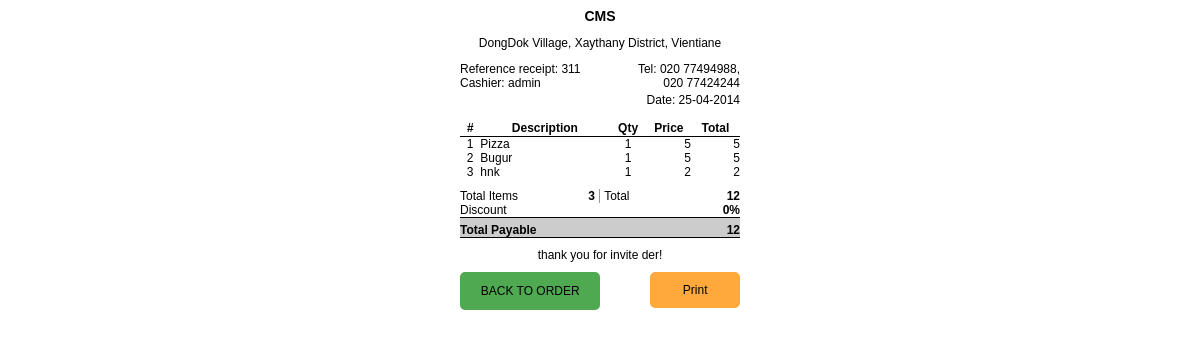
Screenshot of /receipt.php?id=311 (signed in) with the database file from the repository.
### tables this page shows
CREATE TABLE `bill_setting` (
  `name` varchar(255) NOT NULL,
  `address` text NOT NULL,
  `tell` varchar(225) NOT NULL,
  `footer` varchar(255) NOT NULL
);

CREATE TABLE `user` (
  `user_id` int(11) NOT NULL,
  `user` varchar(50) NOT NULL,
  `user_password` varchar(50) NOT NULL,
  `user_name` varchar(50) NOT NULL,
  `user_surname` varchar(50) NOT NULL,
  `user_add` varchar(300) NOT NULL,
  `user_tel` varchar(50) NOT NULL,
  `user_role` int(10) NOT NULL,
  `user_more_info` text NOT NULL,
  `user_status` int(1) NOT NULL
);

CREATE TABLE `order` (
  `order_id` int(11) NOT NULL,
  `table_id` int(11) NOT NULL,
  `order_date` datetime NOT NULL,
  `mem_id` int(255) NOT NULL DEFAULT '0',
  `user_id` int(11) NOT NULL,
  `discount_rate_due_order` int(11) NOT NULL,
  `order_status` int(11) NOT NULL
);

CREATE TABLE `menu` (
  `menu_id` int(11) NOT NULL,
  `menu_cate_id` int(11) NOT NULL,
  `menu_name` varchar(300) NOT NULL,
  `menu_price` varchar(10) NOT NULL,
  `menu_img` varchar(50) NOT NULL,
  `menu_status` varchar(1) NOT NULL DEFAULT '0'
);

CREATE TABLE `order_detail` (
  `order_detail_id` int(11) NOT NULL,
  `menu_id` int(11) NOT NULL,
  `order_id` int(11) NOT NULL,
  `user_id` int(11) NOT NULL,
  `menu_price` float NOT NULL,
  `order_quantity` int(11) NOT NULL,
  `order_detail_date` datetime NOT NULL,
  `order_detail_status` tinyint(1) NOT NULL
);

### includes/libraries/database.class.php (called while the page is built, shortened)
<?php
class Database {
    private $connection;
    private $hostname;
    private $username;
    private $password;
    public function __construct() {
        $this->hostname = DATABASE_HOST;
        $this->username = DATABASE_USER;
        $this->password = DATABASE_PASSWORD;
        $this->database = DATABASE_NAME;
    }
    public function openConnection() {
        $this->connection = mysql_connect($this->hostname, $this->username, $this->password);
    }
    public function executeStatement($statement) {
        $result = mysql_query($statement, $this->connection) or die(mysql_error());
        return $result;
    }
    public function executeSql($sql) {
        $result = $this->executeStatement($sql);
        $dataset = array();
        while ($row = mysql_fetch_object($result)) {
            $dataset[] = $row;
        }
        return $dataset;
    }
}

### receipt.php (the view, shortened to what this page needs)
<?php
$database = new Database();
$database->openConnection();
$ordernum_id = mysql_real_escape_string(trim($_REQUEST['id']));
$sql_order_detail = "SELECT `order`.discount_rate_due_order as discount , `order_detail`.*,  `table_detail`.table_name , `menu`.menu_name, `user`.user_name  FROM `order`
INNER JOIN `table_detail` ON `table_detail`.`table_id` = `order`.`table_id`
INNER JOIN (SELECT * FROM  `order_detail` WHERE `order_detail`.order_detail_status != '4' AND `order_detail`.order_detail_status != '6' ) as order_detail ON `order_detail`.`order_id` = `order`.`order_id`
INNER JOIN `menu` ON `menu`.menu_id = `order_detail`.menu_id
INNER JOIN `user` ON `user`.user_id = `order`.user_id
WHERE `order`.`order_id` = '$ordernum_id' ORDER BY `order_detail`.order_detail_id ASC ";
$order_detail_arr = $database->executeSql($sql_order_detail);
$bill_setting = $database->executeSql("SELECT * FROM `bill_setting` ");
?>
<!doctype html>
<html>
    <head>
    </head>
    <body>
        <div id="wrapper">
            <h3><?= $bill_setting[0]->name ?></h3>
            <p style="text-transform:capitalize;"><?= $bill_setting[0]->address ?></p>
            <span class="left">Reference receipt: <?= $ordernum_id ?><br>Cashier: <?=$order_detail_arr[0]->user_name?></span>
            <span class="right">Tel: <?= $bill_setting[0]->tell ?></span>
            <span class="right">Date: 25-04-2014</span>    <div style="clear:both;"></div>
            <table class="table" cellspacing="0"  border="0">
                <thead>
                    <tr>
                        <th><em>#</em></th>
                        <th>Description</th>
                        <th>Qty</th>
                        <th>Price</th>
                        <th>Total</th>
                    </tr>
                </thead>
                <tbody>
                    <?php
                    $i = 1;
                    foreach ($order_detail_arr as $order_detail_value) {
                        ?>
                        <tr>
                            <td style="text-align:center; width:30px;"><?= $i ?></td>
                            <td style="text-align:left; width:180px;"><?= $order_detail_value->menu_name ?></td>
                            <td style="text-align:center; width:50px;"><?= $order_detail_value->order_quantity ?></td>
                            <td style="text-align:right; width:55px; "><?= number_format($order_detail_value->menu_price) ?></td>
                            <td style="text-align:right; width:65px;"><?= number_format($order_detail_value->order_quantity * $order_detail_value->menu_price) ?></td>
                        </tr>
                        <?php
                        $qty = $qty + $order_detail_value->order_quantity;
                        $total = $total + ($order_detail_value->order_quantity * $order_detail_value->menu_price);
                        $i++;
                    }
                    $total_payable = $total;
                    ?>
                </tbody>
            </table>
            <table class="totals" cellspacing="0" border="0">
                <tbody>
                    <tr>
                        <td style="text-align:left;">Total Items</td>
                        <td style="text-align:right; padding-right:1.5%; border-right: 1px solid #999;font-weight:bold;"><?= number_format($qty) ?></td>
                        <td style="text-align:left; padding-left:1.5%;">Total</td><td style="text-align:right;font-weight:bold;"><?= number_format($total) ?></td>
                    </tr>
                    <tr>
                        <td colspan="2" style="text-align:left;">Discount</td><td colspan="2" style="text-align:right;font-weight:bold;"><?= $order_detail_value->discount ?>%</td>
                    </tr>
                    <tr style="background-color: #cccccc">
                        <td colspan="2" style="text-align:left; font-weight:bold; border-top:1px solid #000; padding-top:5px;">Total Payable</td><td colspan="2" style="border-top:1px solid #000; padding-top:5px; text-align:right; font-weight:bold;"><?= number_format($total_payable) ?></td>
                    </tr>
                </tbody>
            </table>
            <div style="border-top:1px solid #000; padding-top:10px;">
                <?= $bill_setting[0]->footer ?>    </div>
            <div id="buttons" style="padding-top:10px; text-transform:uppercase;">
                <span class="left"><a href="order.php" style="width:80%; display:block; font-size:12px; text-decoration: none; text-align:center; color:#000; background-color:#4FA950; border:2px solid #4FA950; padding: 10px 1px; border-radius:5px;">Back to Order</a></span>
                <span class="right"><button type="button" onClick="window.print();
                        return false;" style="width:80%; cursor:pointer; font-size:12px; background-color:#FFA93C; color:#000; text-align: center; border:1px solid #FFA93C; padding: 10px 1px; border-radius:5px;">Print</button></span>
            </div>
        </div>
    </body>
</html>

### receipt.php (style rules this page uses)
#wrapper { width: 280px; margin: 0 auto; text-align:center; color:#000; font-family: Arial, Helvetica, sans-serif; font-size:12px; }
h3 { margin: 5px 0; }
.left { width:60%; float:left; text-align:left; margin-bottom: 3px; }
.right { width:40%; float:right; text-align:right; margin-bottom: 3px; }
.table, .totals { width: 100%; margin:10px 0; }
.totals { margin-top: 10px; margin-bottom: 0px; }
.table th { border-bottom: 1px solid #000; }
.table td { padding:0; }
.totals td { width: 24%; padding:0; }
.table td:nth-child(2) { overflow:hidden; }
#buttons { display: none; }

### rows the page displays
bill_setting: name "CMS", address "DongDok Village, Xaythany District, Vientiane", tell "020 77494988, 020 77424244", footer "thank you for invite der!"
user: user_name "admin"
order: menu.menu_name "Pizza", order_detail.order_quantity "1", order_detail.menu_price "5", menu.menu_name "Bugur", menu.menu_name "hnk", order_detail.menu_price "2", discount_rate_due_order "0"

### other values shown
$ordernum_id "311"
$qty "3"
$total "12"
$total_payable "12"
